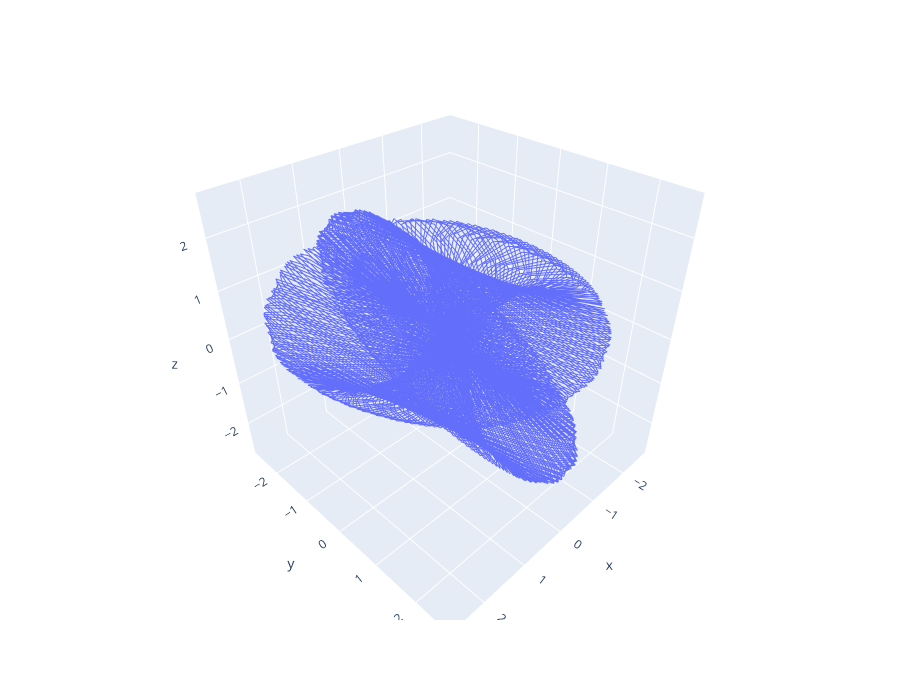

Source (notebook cell):
### Code cell
t = np.linspace(0,300,3000)
xx1 = np.sin(t)
xx2 = np.sin(t*3.787+1)
xx3 = np.sin(t*5.787+2)
xx = xx1 + xx2 + xx3
fig = px.line_3d(x= xx[:-12], y=xx[6:-6],z=xx[12:],height=700)

fig.show()

### Figure 1 — Plotly figure (JSON) as saved in the notebook; plotly's stock layout.template omitted (floating-point values rounded to 4 significant figures; data arrays with more than 128 entries replaced by an {"elided": "..."} marker saying what was removed)
{"data": [{"hovertemplate": "x=%{x}<br>y=%{y}<br>z=%{z}<extra></extra>", "legendgroup": "", "line": {"color": "#636efa", "dash": "solid"}, "marker": {"symbol": "circle"}, "mode": "lines", "name": "", "scene": "scene", "showlegend": false, "type": "scatter3d", "x": {"elided": "2988 float values"}, "y": {"elided": "2988 float values"}, "z": {"elided": "2988 float values"}}], "layout": {"height": 700, "legend": {"tracegroupgap": 0}, "margin": {"t": 60}, "scene": {"domain": {"x": [0, 1], "y": [0, 1]}, "xaxis": {"title": {"text": "x"}}, "yaxis": {"title": {"text": "y"}}, "zaxis": {"title": {"text": "z"}}}}}
